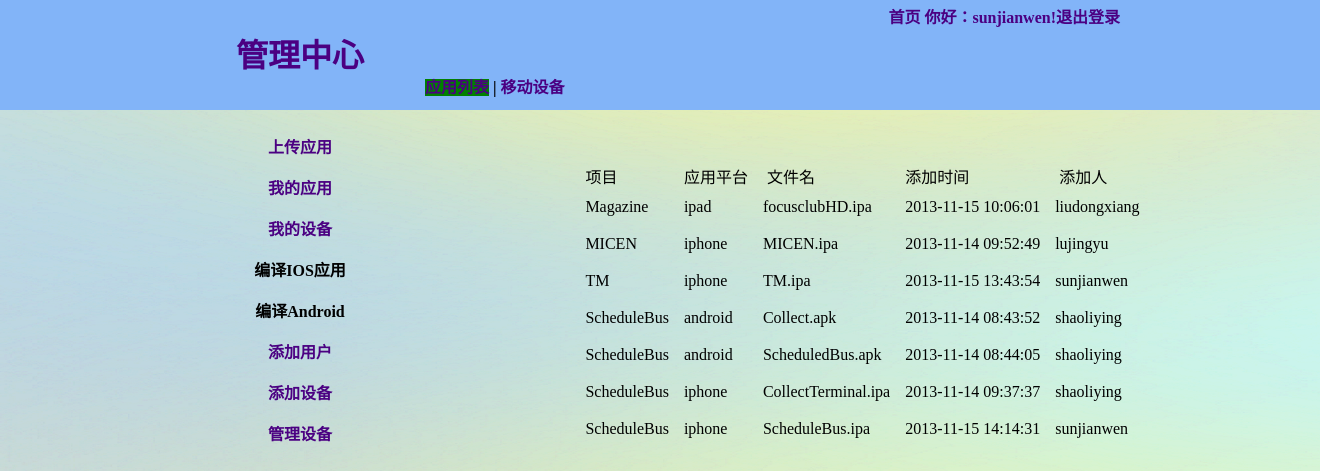
The page /member/applist.php (signed in) on the database its author committed.
### tables this page shows
CREATE TABLE `new_app_info` (
  `id` bigint(100) NOT NULL AUTO_INCREMENT,
  `project` varchar(50) NOT NULL,
  `platform` varchar(50) NOT NULL,
  `version` varchar(50) DEFAULT NULL,
  `app_name` varchar(50) NOT NULL COMMENT '程序名称',
  `app_status` int(10) NOT NULL COMMENT 'app状态：0 新加入，1 显示，2 删除 ',
  `app_power` int(10) NOT NULL COMMENT '发布环境：1 公测；2 私有；3 预览',
  `add_time` datetime NOT NULL,
  `add_name` varchar(100) DEFAULT NULL COMMENT '添加人',
  `add_ip` varchar(100) DEFAULT NULL,
  `del_name` varchar(100) DEFAULT NULL,
  `del_time` datetime DEFAULT NULL,
  PRIMARY KEY (`id`,`project`),
  KEY `prj` (`project`) USING HASH
);

### member/applist.php (the view, shortened to what this page needs)
<?php
include('../conn_mysql.php');
?>
<html>
<head>
    <link href="../css/membercenter.css" rel="stylesheet" type="text/css" />
</head>
<body id="bd"   >
<div id="index">
    <div id="title" >
        <div id="logo"><a href="./membercenter.php">管理中心</a> </div>
        <div id="top">
            <a id="top1" href="../index.php">首页</a>
            <a id="top2" href="../logout.php">你好：<?php echo $_SESSION['UserName'];  ?>!退出登录</a>
        </div>
        <div id="gtitle">
            <a id="applist" href="#">应用列表</a>&nbsp;|&nbsp;<a  href="../device/mobdevice.php">移动设备</a>
        </div>
    </div>
    <div id="list">
        <div id="listdet" class="detail">
            <div  class="detail"><a href="./myapp.php" >上传应用</a></div>
            <div  class="detail"><a href="./delapp.php" >我的应用</a></div>
            <div  class="detail"><a href="../device/mydevice.php" >我的设备</a></div>
            <div  class="detail">编译IOS应用</div>
            <div  class="detail">编译Android</div>
            <?php
            $query="select * from new_user_info where user_name='{$_SESSION['UserName']}' and password='{$_SESSION['Password']}' and power=3 ";
            @ $result1=mysqli_query($conn,$query);
            @ $row=mysqli_fetch_array($result1);
            if($row){
                echo ' <div   class="detail"><a href="./adduser.php">添加用户<a/></div>';
                echo '<div   class="detail"><a href="../device/add_device.php">添加设备<a/></div>';
                echo '<div   class="detail"><a href="../device/device_manage.php">管理设备<a/></div>';
            }
            ?>
        </div>
    </div>
    <div id="main">
        <div id="content">
            <table  id="dw"  border="2" >
                <tr>
                    <th>项目</th>
                    <th>应用平台</th>
                    <th>&nbsp;文件名&nbsp;</th>
                    <th>添加时间</th>
                    <th>&nbsp;添加人&nbsp;</th>
                </tr>
                <?php
                include('../conn_mysql.php');
                $sql="select distinct app_name,a.id,project,platform,add_time,prj_name,add_name from new_app_info as a  left join new_config_prj as b on a.project=b.prj_num where  app_status=1 and app_power=1 ORDER BY project asc,platform asc ";
                @    $result1=mysqli_query($conn,$sql);
                while($row = mysqli_fetch_array($result1)){
                    $v=$row[app_name];
                    $ex=explode('.',$v);
                    if($ex[0]!=''){
                        ?>
                        <tr>
                            <td style="line-height:200%" ><?php echo $row[prj_name]; ?></td>
                            <td style="line-height:200%" ><?php echo $row[platform]; ?></td>
                            <td style="line-height:200%" ><?php echo $v; ?></td>
                            <td style="line-height:200%" ><?php echo $row[add_time]; ?></td>
                            <td style="line-height:200%" ><?php echo $row[add_name]; ?></td>
                        </tr>
                        <?php
                    }
                }
                ?>
            </table>
        </div>
    </div>
</div>
</body>
</html>

### css/membercenter.css (style rules this page uses)
html, body, div, span, applet, object, iframe, h1, h2, h3, h4, h5, h6, p, blockquote, pre, a, abbr, acronym, address, big, cite, code, del, dfn, em, img, ins, kbd, q, s, samp, small, strike, strong, sub, sup, tt, var, b, u, i, center, dl, dt, dd, ol, ul, li, fieldset, form, label, legend, table, caption, tbody, tfoot, thead, tr, th, td, article, aside, canvas, details, embed, figure, figcaption, footer, header, hgroup, menu, nav, output, ruby, section, summary, time, mark, audio, video { margin: 0; padding: 0; border: 0; font-size: 100%; font: inherit; vertical-align: baseline; }
body { line-height: 1; background-image: url("../pic/3.png"); }
table ,td,th { border-collapse: collapse; border-spacing: 0; margin: auto auto; text-align: left; padding-top: 5px; padding-left: 15px; }
a { text-decoration: none; color:#4b0082; }
#index { margin: auto auto; }
#title { background-color:#82b4f8; font-weight:bold ; overflow:hidden; }
#logo { margin-top: 15px; margin-left: 200px; padding-top: 25px; width: 200px; height: 70px; font-weight:bold ; font-size: 200%; float: left; text-align: center; }
#top { float: right; padding-top: 10px; margin-right: 200px; margin-bottom: 20px; width: 600px; height: 20px; text-align: right; }
#gtitle { float: left; width: 600px; height: 25px; margin-top: 20px; margin-left: 25px; padding-top: 10px; }
#list { float: left; margin-top: 5px; margin-left: 200px; width: 200px; height: 600px; font-weight: bold; }
.detail { text-align: center; margin-top: 25px; }
#main { margin-top: -600px; margin-left: 400px; width: 910px; height: 600px; float: left; padding-top: 50px; }
#applist { background-color: green; }

### rows shown on the page
new_app_info: row "Magazine", platform "ipad", app_name "focusclubHD.ipa", add_time "2013-11-15 10:06:01", add_name "liudongxiang"
new_app_info: row "MICEN", platform "iphone", app_name "MICEN.ipa", add_time "2013-11-14 09:52:49", add_name "lujingyu"
new_app_info: row "TM", platform "iphone", app_name "TM.ipa", add_time "2013-11-15 13:43:54", add_name "sunjianwen"
new_app_info: row "ScheduleBus", platform "android", app_name "Collect.apk", add_time "2013-11-14 08:43:52", add_name "shaoliying"
new_app_info: row "ScheduleBus", platform "android", app_name "ScheduledBus.apk", add_time "2013-11-14 08:44:05", add_name "shaoliying"
new_app_info: row "ScheduleBus", platform "iphone", app_name "CollectTerminal.ipa", add_time "2013-11-14 09:37:37", add_name "shaoliying"
new_app_info: row "ScheduleBus", platform "iphone", app_name "ScheduleBus.ipa", add_time "2013-11-15 14:14:31", add_name "sunjianwen"

### other values the page prints
$_SESSION['UserName'] "sunjianwen"
